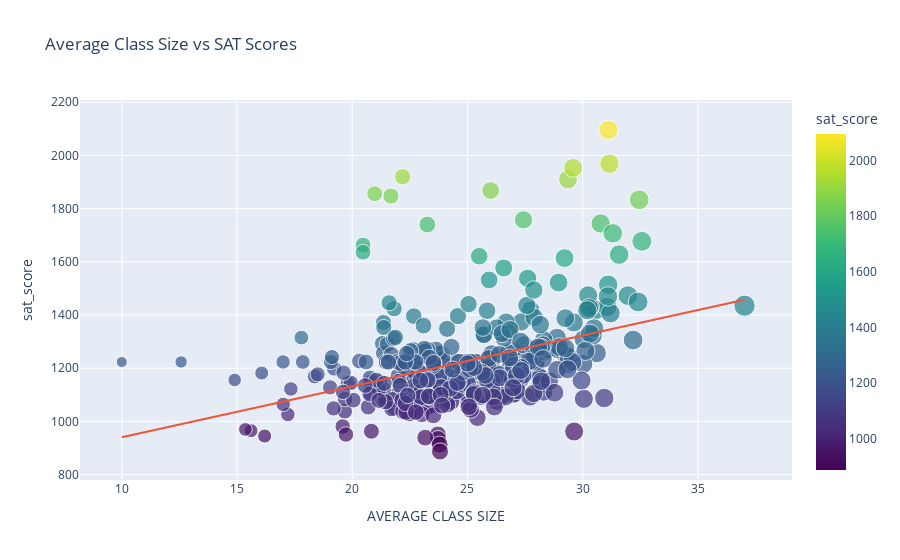

Here is the notebook cell this chart was saved with:
### Code cell
fig = px.scatter(combined[['sat_score','SCHOOL NAME', 'AVERAGE CLASS SIZE', 'boro']].dropna(),
                 trendline='ols',
                 x="AVERAGE CLASS SIZE", 
                 y="sat_score", 
                 size="AVERAGE CLASS SIZE", 
                 color="sat_score", 
                 size_max=15, 
                 hover_name="SCHOOL NAME", 
                 hover_data=['boro', 'AVERAGE CLASS SIZE','sat_score'],
                 color_continuous_scale=px.colors.sequential.Viridis, 
                 title='Average Class Size vs SAT Scores')
fig.show()

### Figure 1 — Plotly figure (JSON) as saved in the notebook; plotly's stock layout.template omitted (floating-point values rounded to 4 significant figures; data arrays with more than 128 entries replaced by an {"elided": "..."} marker saying what was removed)
{"data": [{"customdata": {"elided": "363x3 mixed values"}, "hovertemplate": "<b>%{hovertext}</b><br><br>AVERAGE CLASS SIZE=%{customdata[1]}<br>sat_score=%{marker.color}<br>boro=%{customdata[0]}<extra></extra>", "hovertext": {"elided": "363 str values"}, "legendgroup": "", "marker": {"color": {"elided": "363 float values"}, "coloraxis": "coloraxis", "size": {"elided": "363 float values"}, "sizemode": "area", "sizeref": 0.1645, "symbol": "circle"}, "mode": "markers", "name": "", "orientation": "v", "showlegend": false, "type": "scatter", "x": {"elided": "363 float values"}, "xaxis": "x", "y": {"elided": "363 float values"}, "yaxis": "y"}, {"hovertemplate": "<b>OLS trendline</b><br>sat_score = 19.1011 * AVERAGE CLASS SIZE + 749.845<br>R<sup>2</sup>=0.145172<br><br>AVERAGE CLASS SIZE=%{x}<br>sat_score=%{y} <b>(trend)</b><extra></extra>", "legendgroup": "", "marker": {"symbol": "circle"}, "mode": "lines", "name": "", "showlegend": false, "type": "scatter", "x": {"elided": "363 float values"}, "xaxis": "x", "y": {"elided": "363 float values"}, "yaxis": "y"}], "layout": {"coloraxis": {"colorbar": {"title": {"text": "sat_score"}}, "colorscale": [[0, "#440154"], [0.1111, "#482878"], [0.2222, "#3e4989"], [0.3333, "#31688e"], [0.4444, "#26828e"], [0.5556, "#1f9e89"], [0.6667, "#35b779"], [0.7778, "#6ece58"], [0.8889, "#b5de2b"], [1, "#fde725"]]}, "legend": {"itemsizing": "constant", "tracegroupgap": 0}, "title": {"text": "Average Class Size vs SAT Scores"}, "xaxis": {"anchor": "y", "domain": [0, 1], "title": {"text": "AVERAGE CLASS SIZE"}}, "yaxis": {"anchor": "x", "domain": [0, 1], "title": {"text": "sat_score"}}}}
